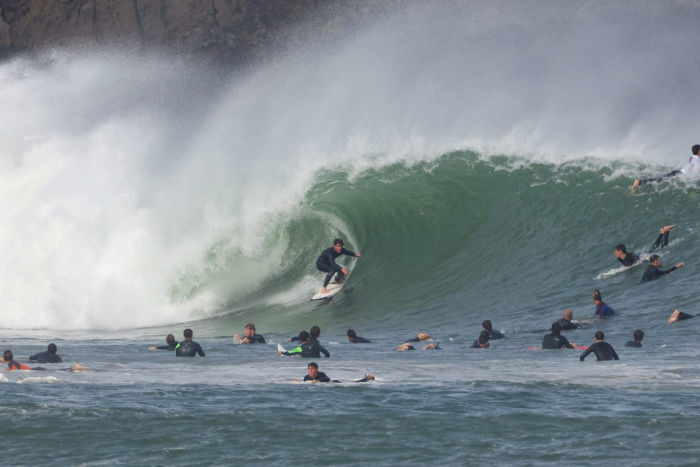
#> input picture brand/main-photo-from-brief.jpg, 1400 x 934 px (shown at 1/2 size)
$ python import_photos.py ../brand/main-photo-from-brief.jpg 5
#> lines starting #> are read from the running program, lines starting #| are printed output that depends on the picture
"""Client photos -> web images (public/assets/img/<name>-<width>.webp). Resize only: no retouching, no colour change, never
enlarged beyond the original. Orientation from the camera (EXIF) is applied.

    ~/.local/venvs/media/bin/python3 -I _tools/import_photos.py <source.jpg> <name> [width ...]

Default widths 480 800 1200 (only those below the original width, plus the original width if it is smaller than the last).
"""
import sys
from pathlib import Path

from PIL import Image, ImageOps

ROOT = Path(__file__).resolve().parent.parent
OUT = ROOT / "public" / "assets" / "img"


def export(src, name, widths=(480, 800, 1200)):
#> called with src = '../brand/main-photo-from-brief.jpg', name = '5', widths = (480, 800, 1200)
    im = ImageOps.exif_transpose(Image.open(src)).convert("RGB")
#> im is the input picture: PIL image 1400x934 RGB; mean R, G, B 132.3, 142.7, 148.7
    done = []
    for w in widths:
        if w > im.width:
            continue
        r = im if w == im.width else im.resize((w, round(w * im.height / im.width)), Image.LANCZOS)
        r.save(OUT / f"{name}-{w}.webp", "WEBP", quality=80, method=6)
        done.append(w)
#> this loop made 3 passes
#> pass 1, in export, `r = im if w == im.width else im.resize((w, round(w * im.height / im.wi..`:
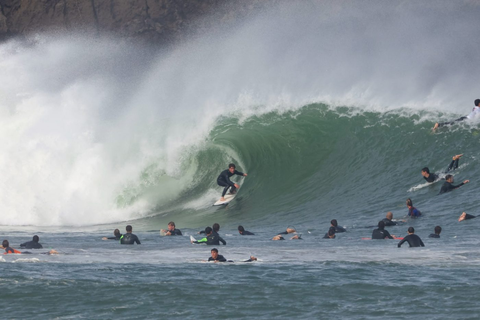
#> r: PIL image 480x320 RGB; mean R, G, B 132.3, 142.7, 148.7
#> after the loop, done = [480, 800, 1200]
    if not done or (done[-1] < widths[-1] and im.width not in done and im.width < widths[-1]):
        im.save(OUT / f"{name}-{im.width}.webp", "WEBP", quality=80, method=6)
        done.append(im.width)
    return done


if __name__ == "__main__":
    if len(sys.argv) < 3:
        sys.exit(__doc__)
    ws = tuple(int(w) for w in sys.argv[3:]) or (480, 800, 1200)
    print(sys.argv[2], export(sys.argv[1], sys.argv[2], ws))
